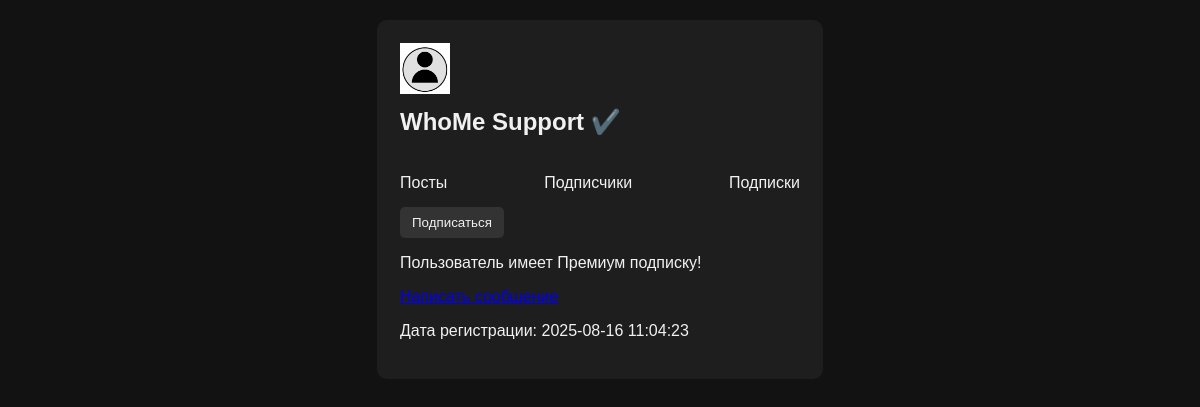
/profile/@whome_support, run on the app's committed database.
### tables this page shows
CREATE TABLE users(
        id INTEGER PRIMARY KEY AUTOINCREMENT,
        email TEXT UNIQUE,
        username TEXT UNIQUE,
        first_name TEXT,
        last_name TEXT,
        avatar TEXT
    , is_admin INTEGER DEFAULT 0, is_verified  INTEGER DEFAULT 0, password_hash TEXT, password TEXT, is_premium BOOLEAN DEFAULT FALSE, is_osnovatel BOOLEAN DEFAULT FALSE, registered_at TIMESTAMP, last_visit TIMESTAMP);

### main.py (the view)
@app.get("/profile/{username}", response_class=HTMLResponse)
def profile(request: Request, username: str):
    with db() as c:
        u = c.execute("SELECT * FROM users WHERE username=?", (username,)).fetchone()
    if not u: return PlainTextResponse("User not found", status_code=404)
    me = cur_user(request)
    return templates.TemplateResponse("profile.html", {"request":request, "user":u, "me":me, "APP":APP_NAME})

### templates/profile.html (shortened to what this page needs)
<!DOCTYPE html>
<html lang="en">
<head>
</head>
<body>
<div class="profile-card {% if user.is_premium %}premium{% endif %}">
                <img src="/{{ user.avatar }}" alt="Avatar" width="50">
  <h2>{{ user.first_name }} {{ user.last_name }} {% if user.is_verified %}✔️{% endif %} {% if user.is_premium %}⭐{% endif %}</h2>
  <div class="stats">
    <div class="stat"><strong>{{ user.posts_count }}</strong><br>Посты</div>
    <div class="stat"><strong>{{ user.followers_count }}</strong><br>Подписчики</div>
    <div class="stat"><strong>{{ user.following_count }}</strong><br>Подписки</div>
    </div>
  <button>Подписаться</button>
  <p>{% if user.is_admin %} Пользователь имеет Премиум подписку!</p>{% endif %}
  <a href="/chat/{{user.username}}">Написать сообщение</a>
  <div class="activity">
    <p>Дата регистрации: {{ user.registered_at }}</p>
  </div>
</body>
</html>

### templates/profile.html (style rules this page uses)
body { font-family: Arial, sans-serif; margin: 20px; background-color: var(--bg-color, #fff); color: var(--text-color, #000); transition: background-color 0.3s, color 0.3s; --bg-color: #121212; --text-color: #f1f1f1; --card-bg: #1e1e1e; --input-bg: #2c2c2c; --input-color: #f1f1f1; --button-bg: #333; --button-color: #f1f1f1; }
.profile-card { background-color: var(--card-bg, #f9f9f9); padding: 20px; border-radius: 10px; width: 400px; margin: auto; border: 3px solid transparent; }
h2 { margin-top: 10px; }
.stats { display: flex; justify-content: space-between; margin-top: 10px; }
.stat { text-align: center; }
button { padding: 8px 12px; margin-right: 10px; background-color: var(--button-bg, #ddd); color: var(--button-color, #000); border: none; border-radius: 5px; cursor: pointer; }

### data on the page
users: avatar (picture), first_name "WhoMe", last_name "Support", registered_at "2025-08-16 11:04:23"
